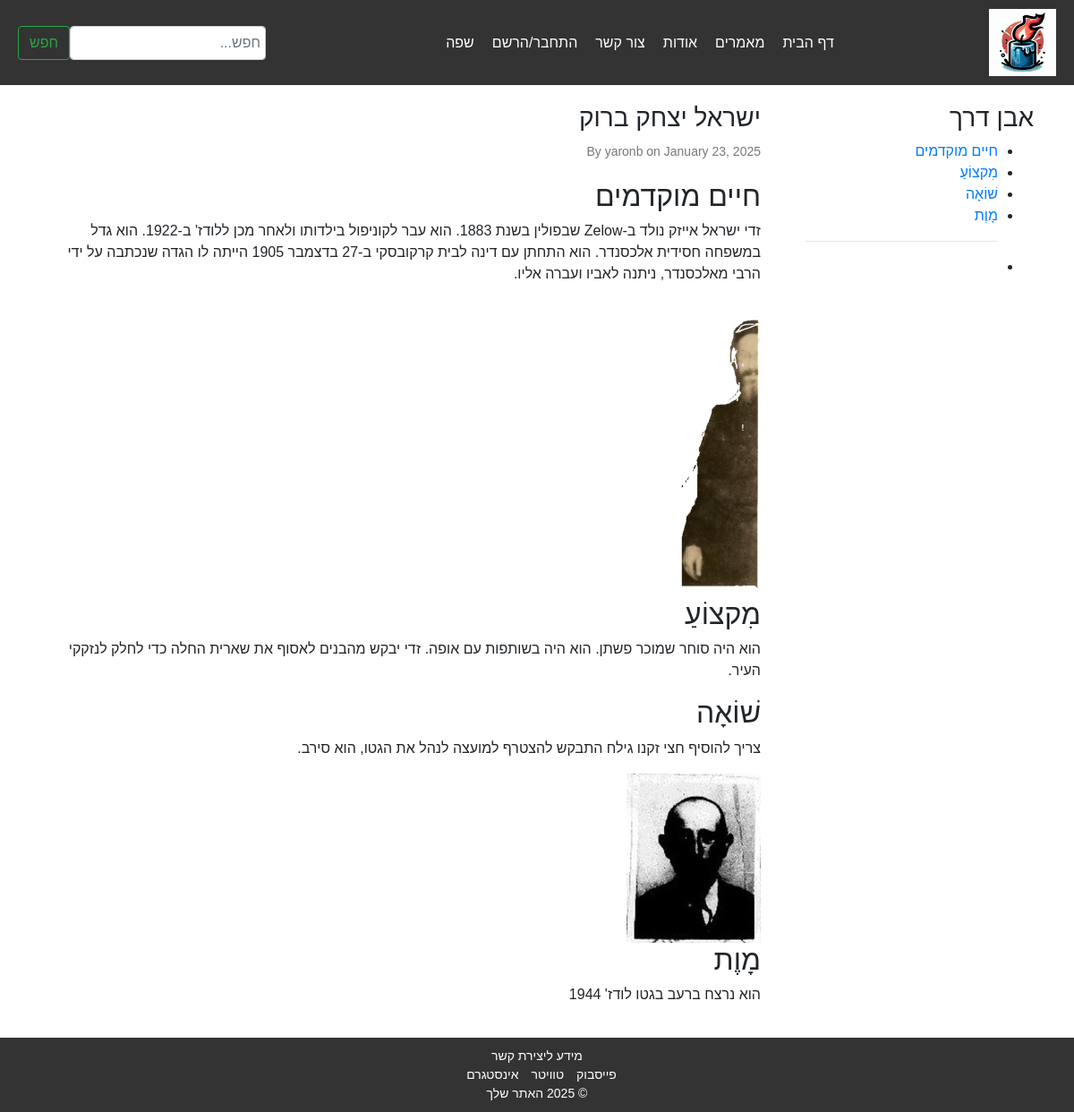
The app's page /he/article/3 with its own data.
### app/models.py (models this page shows, shortened)
class Milestone(db.Model):
    id = db.Column(db.Integer, primary_key=True)
    title = db.Column(db.String(140), nullable=False)
    content = db.Column(db.Text, nullable=False)
    title_he = db.Column(db.String(140))  # Hebrew title
    content_he = db.Column(db.Text)       # Hebrew content
    image_path = db.Column(db.String(120))
    order = db.Column(db.Integer, nullable=False, default=0)
    post_id = db.Column(db.Integer, db.ForeignKey('post.id'), nullable=False)

class Post(db.Model):
    id = db.Column(db.Integer, primary_key=True)
    title = db.Column(db.String(140), nullable=False)
    title_he = db.Column(db.String(140), nullable=False)
    publication_date = db.Column(db.DateTime, default=datetime.utcnow)
    user_id = db.Column(db.Integer, db.ForeignKey('user.id'), nullable=False)
    gregorian_death_date = db.Column(db.Date, nullable=False)
    hebrew_year = db.Column(db.Integer, nullable=False)
    hebrew_month = db.Column(db.Integer, nullable=False)
    hebrew_day = db.Column(db.Integer, nullable=False)
    family_id = db.Column(db.Integer, db.ForeignKey('family.id'), nullable=False)
    comments = db.relationship('Comment', backref='post', lazy=True)
    milestones = db.relationship('Milestone', backref='post', lazy=True, cascade="all, delete-orphan")

class User(UserMixin, db.Model):
    id = db.Column(db.Integer, primary_key=True)
    username = db.Column(db.String(64), unique=True, nullable=False)
    email = db.Column(db.String(120), unique=True, nullable=False)
    password_hash = db.Column(db.String(128))
    joined_at = db.Column(db.DateTime, default=datetime.utcnow)
    role = db.Column(db.String(64), default='user', nullable=False)
    posts = db.relationship('Post', backref='author', lazy=True)
    comments = db.relationship('Comment', backref='author', lazy=True)
    families = db.relationship('Family', secondary=user_families, backref=db.backref('users', lazy=True))

### app/main/routes.py (the view)
@main.route('/he/article/<int:post_id>', endpoint='article_he')
def article_he(post_id):
    post = Post.query.get_or_404(post_id)
    return render_template('he/article.html', post=post)

### app/main/templates/he/article.html (shortened to what this page needs)
{% extends "he/layout.html" %}
{% block content %}
<div class="container">
    <div class="row">
        <div class="col-md-3">
            <h3>אבן דרך</h3>
            <ul>
                {% for milestone in post.milestones %}
                <li><a href="#milestone-{{ milestone.id }}">{{ milestone.title_he }}</a></li>
                {% endfor %}
                <hr>
                <li>
                </li>
            </ul>
        </div>
        <div class="col-md-9">
            <article>
                <h1>{{ post.title_he }}</h1>
                <p class="author-date">By {{ post.author.username }} on {{ post.publication_date.strftime('%B %d, %Y') }}</p>
                {% for milestone in post.milestones %}
                <section id="milestone-{{ milestone.id }}">
                    <h2>{{ milestone.title_he }}</h2>
                    <p>{{ milestone.content_he }}</p>
                    {% if milestone.image_path %}
                    <img src="{{ url_for('static', filename=milestone.image_path) }}" alt="{{ milestone.title_he }}" class="thumbnail" onclick="openModal('{{ url_for('static', filename=milestone.image_path) }}')">
                    {% endif %}
                </section>
                {% endfor %}
            </article>
        </div>
    </div>
</div>
{% endblock %}

### app/static/css/rtl_styles.css (style rules this page uses)
body { direction: rtl; text-align: right; display: flex; flex-direction: column; min-height: 100vh; margin: 0; font-family: Arial, sans-serif; }
article { flex: 2; padding-right: 20px; }
article h1 { font-size: 28px; margin-bottom: 10px; }
article .author-date { color: #777; font-size: 14px; margin-bottom: 20px; }
.thumbnail { max-width: 150px; cursor: pointer; }

### records on screen
Milestone: title_he "חיים מוקדמים", content_he "זדי ישראל אייזק נולד ב-Zelow שבפולין בשנת 1883. הוא עבר לקוניפול בילדותו ולאחר מכן ללודז' ב-1922. הוא גדל במשפחה חסידית אלכסנדר. הוא התחתן עם דינה לבית קרקובסקי ב-27 בדצמבר 1905 הייתה לו הגדה שנכתבה על ידי הרבי מאלכסנדר, ניתנה לאביו ועברה אליו.", image_path (picture)
Milestone: title_he "מִקצוֹעַ", content_he "הוא היה סוחר שמוכר פשתן. הוא היה בשותפות עם אופה. זדי יבקש מהבנים לאסוף את שארית החלה כדי לחלק לנזקקי העיר."
Milestone: title_he "שׁוֹאָה", content_he "צריך להוסיף חצי זקנו גילח התבקש להצטרף למועצה לנהל את הגטו, הוא סירב.", image_path (picture)
Milestone: title_he "מָוֶת", content_he "הוא נרצח ברעב בגטו לודז' 1944"
Post: title_he "ישראל יצחק ברוק", publication_date "January 23, 2025"
User: author.username "yaronb"
